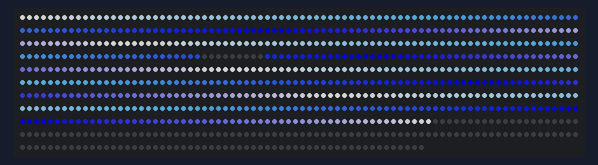
Recording of a sketch running on a simulated Arduino Uno, built with avr-gcc and run on an emulated ATmega328P. On the bench: 858 RGB LEDs in strip order, left to right, continuing on the next row. Dim RGB values are drawn brighter than linear.

Above: at 5.4 s.
At 15.9 s:
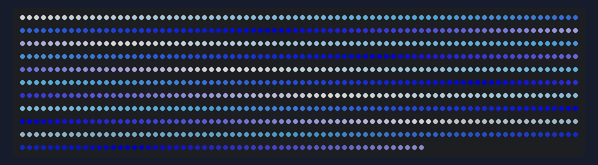

The sketch:

main.ino
```cpp
#define STRIP_PIN 2     // пин ленты
#define NUMLEDS 858      // кол-во светодиодов
#define NUMLEDS_PERIMETR 699
#define SPEED_START 1
#define SPEED_ALWAYS 5
#define engle_koef 0.7


#define COLOR_DEBTH 3
#include <microLED.h>   // подключаем библу
microLED<0, STRIP_PIN, MLED_NO_CLOCK, LED_WS2818, ORDER_GRB, CLI_AVER> strip;

const int GRAD_PERIOD = 175;
mData gr[GRAD_PERIOD];
mData gr_less_brightness[GRAD_PERIOD];

void init_gradient(){
  mGradient< 4 > myGrad;
  myGrad.colors[0] = mRGB(255, 255, 255);
  myGrad.colors[1] = mRGB(100, 200, 255);
  myGrad.colors[2] = mRGB(0, 0, 255);
  myGrad.colors[3] = mRGB(255, 255, 255);
  for ( int i = 0; i < GRAD_PERIOD; i++){
    mData normal_brightness = myGrad.get(i, GRAD_PERIOD);
    mData less_brightness = normal_brightness;
    less_brightness.r = less_brightness.r*engle_koef;
    less_brightness.g = less_brightness.g*engle_koef;
    less_brightness.b = less_brightness.b*engle_koef;
    gr[i] = normal_brightness;
    gr_less_brightness[i] = less_brightness;
  }
}

void start_perimetr(){
  const int start_num = 563;
  const int offset = NUMLEDS_PERIMETR - start_num;
  const int NUMLEDS_HALFPERIMETR = 294;
  const int fullfill_count = NUMLEDS_PERIMETR - NUMLEDS_HALFPERIMETR * 2 + 2;
  for (int j = 70; j <= NUMLEDS_HALFPERIMETR; j+=3){
    const int left_border = (j < offset)?j:j+fullfill_count;
    const int right_border = NUMLEDS_PERIMETR - j;
    const int NUMLEDS_offset = NUMLEDS + offset;
    const int NUMLEDS_PERIMETR_offset = NUMLEDS_PERIMETR + offset;
    strip.begin();
    for (int i = offset; i < NUMLEDS_offset; i++) {
      strip.send(((i%NUMLEDS_PERIMETR < left_border || i%NUMLEDS_PERIMETR > right_border) && i < NUMLEDS_PERIMETR_offset)?gr[(i-offset)%GRAD_PERIOD]:mBlack);
    }
    strip.end();
    delay(SPEED_START);
  }
}

void start_angle() {
    for (int j = NUMLEDS - 1; j >= NUMLEDS_PERIMETR; j--){
      strip.begin();
      for (int i = 0; i < NUMLEDS; i++) {
        int index = i%GRAD_PERIOD;
        strip.send(i < NUMLEDS_PERIMETR?gr[index]:(i >= j?gr_less_brightness[index]:mBlack));
      }
      strip.end();
      delay(SPEED_START);
    }
}

void setup() {
  strip.setBrightness(120);
  init_gradient();
  start_perimetr();
  start_angle();
  delay(1000);
}

int offset = 0;
void loop() {
  strip.begin();
  for (int i = 0; i < NUMLEDS; i++) {
    int index = (i + offset)%GRAD_PERIOD;
    strip.send((i < NUMLEDS_PERIMETR)?gr[index]:gr_less_brightness[index]);
  }
  strip.end();
  delay(SPEED_ALWAYS);      // 30 кадров в секунду
  offset ++;
  if( offset >= GRAD_PERIOD){
    offset = 0;
  }
}
```
